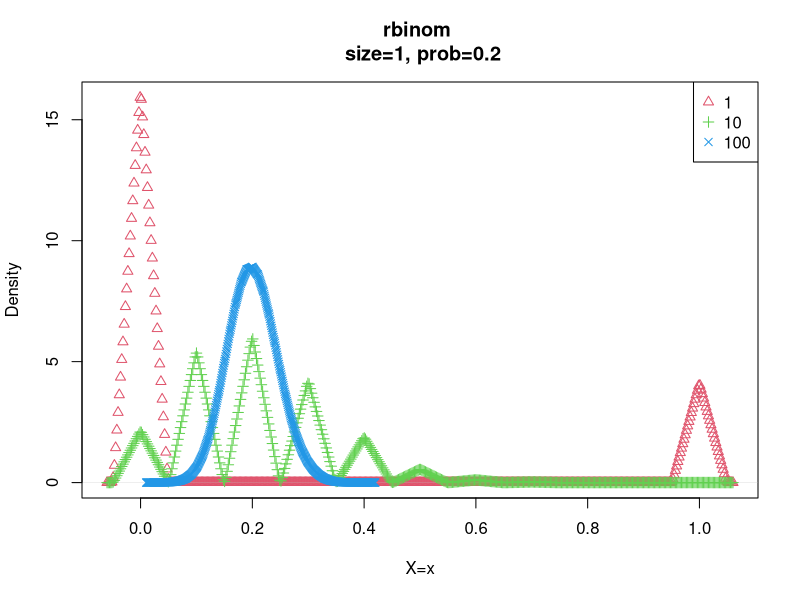
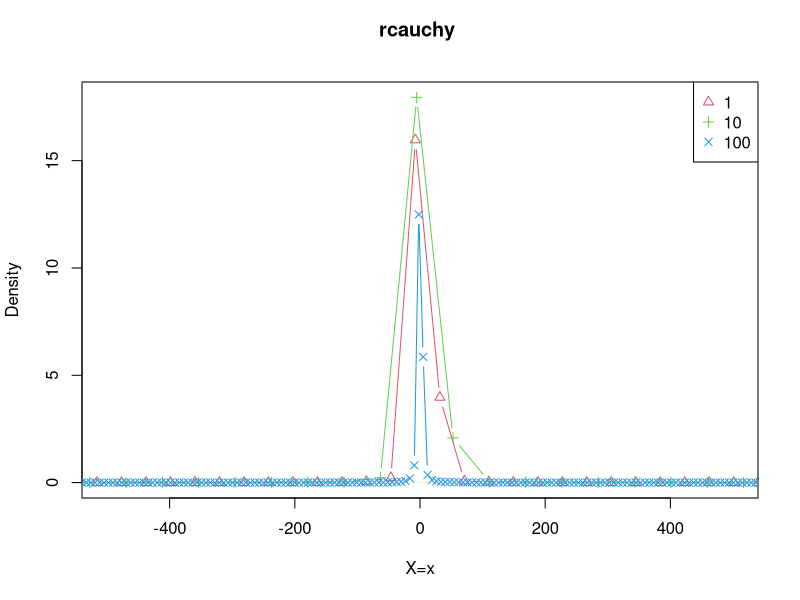

These figures' R source, in order:
## ---- chunk 1
familyList = list(
    list(family="rbinom", extraArgs=list(size=1, prob=0.2)),
    list(family="rpois", extraArgs=list(lambda = 1)),
    list(family="rnorm", extraArgs=list(mean = 0, sd = 1)),
    list(family="rexp", extraArgs=list()),
    list(family="rcauchy", extraArgs=list())
)
## ---- chunk 2
sampleSizeVector = c(1, 10, 100)
nReps = 1e4
## ---- chunk 3
CLTtestOneSize = function(distribution, sampleSize, nReps) {
    numbers = do.call(
      what = distribution$family, 
      args = c(n = sampleSize*nReps, distribution$extraArgs)
    )
    # Each column is a sample
    simulations = matrix(numbers, nrow=sampleSize)
    # return(apply(simulations, 2, mean))  # one way
    return(colMeans(simulations))  # simpler
}
## ---- chunk 4
CLTdensityPlot = function(distribution, theXrange, ...) {
  densitiesOfMeans = lapply(
    sampleSizeVector, 
    function(sampleSize) {
      simMeans = CLTtestOneSize(
        distribution, sampleSize, nReps)
      return(density(simMeans, kernel="triangular", bw=0.02))
    }
  )
  names(densitiesOfMeans) = sampleSizeVector
if(missing(theXrange))
  theXrange = range(c(sapply(
    densitiesOfMeans, function(density) range(density$x)) ))
  theYrange = range(c(sapply(densitiesOfMeans, 
                      function(density) range(density$y)) ))
  colors = 1 + 1:length(sampleSizeVector)
  chars = 1 + 1:length(sampleSizeVector)
  for(i in 1:length(sampleSizeVector)) {
    if(i==1)
      plot(densitiesOfMeans[[i]],  type="b"
           , col=colors[1], pch=chars[1]
           , xlim=theXrange
           , ylim=theYrange
           , xlab="X=x"
           , ylab="Density"
           , main="" 
           , ...
      )
    else points(densitiesOfMeans[[i]], type="b",
                col=colors[i], pch=chars[i])
  }
  title(main=paste(distribution$family, "\n",
      paste(names(distribution$extraArgs), 
                          distribution$extraArgs,
            sep = "=", collapse = ", ")))

legend(x="topright",legend=sampleSizeVector,
       col=colors, pch=chars)
}
## ---- chunk 5
CLTdensityPlot(familyList[[1]])
## ---- chunk 6
CLTdensityPlot(familyList[[5]], theXrange=c(-500, 500))
